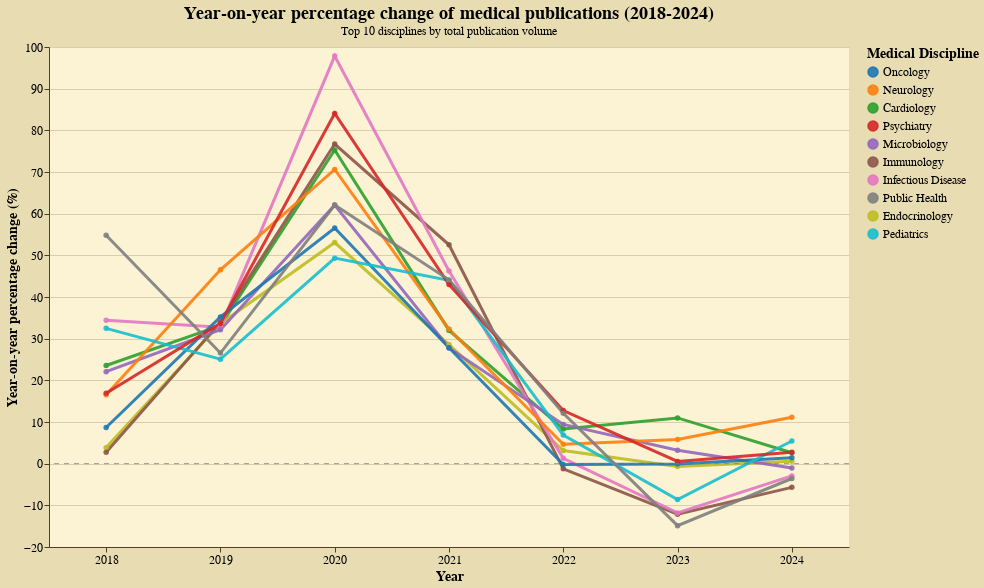

Write a Vega-Lite specification for this figure.
### Vega-Lite specification from a JSON file in a GitHub repository (floating-point values rounded to 4 significant figures)
{"config": {"background": "#e8ddb2", "view": {"stroke": "transparent", "width": 350, "height": 250, "fill": "#fbf3d3", "strokeWidth": 0}, "axis": {"domainColor": "#5a3921", "gridColor": "#5a3921", "gridOpacity": 0.2, "tickColor": "#5a3921", "labelColor": "black", "titleColor": "black", "titleFont": "EB Garamond", "labelFontSize": 12, "titleFontSize": 14}, "legend": {"labelColor": "black", "titleColor": "black", "labelFont": "EB Garamond", "titleFont": "EB Garamond", "labelFontSize": 12, "orient": "right", "titleFontSize": 14}, "title": {"color": "black", "font": "EB Garamond", "fontSize": 18}, "mark": {"color": "#6b4a32", "opacity": 0.8}, "bar": {"color": "#6b4a32", "opacity": 0.8}, "line": {"color": "#6b4a32", "opacity": 0.8}, "area": {"color": "#6b4a32", "opacity": 0.8}, "point": {"color": "#6b4a32", "opacity": 0.8}}, "layer": [{"data": {"name": "data-bc0de5876118f0f4825c4b576af51a96"}, "mark": {"type": "line", "opacity": 0.8, "point": true, "strokeWidth": 3}, "encoding": {"color": {"field": "medgemma_extraction", "scale": {"domain": ["Oncology", "Neurology", "Cardiology", "Psychiatry", "Microbiology", "Immunology", "Infectious Disease", "Public Health", "Endocrinology", "Pediatrics"], "range": ["#1f77b4", "#ff7f0e", "#2ca02c", "#d62728", "#9467bd", "#8c564b", "#e377c2", "#7f7f7f", "#bcbd22", "#17becf"]}, "title": "Medical Discipline", "type": "nominal"}, "opacity": {"condition": {"param": "param_12", "value": 0.9}, "value": 0.15}, "order": {"field": "if(param_12.medgemma_extraction && indexof(param_12.medgemma_extraction, datum.medgemma_extraction) !== -1, 0, 1)", "type": "nominal"}, "tooltip": [{"field": "medgemma_extraction", "title": "Medical Discipline", "type": "nominal"}, {"field": "Anno", "title": "Year", "type": "ordinal"}, {"field": "articoli", "format": ",", "title": "Articles", "type": "quantitative"}, {"field": "anno_precedente", "format": ",", "title": "Previous Year", "type": "quantitative"}, {"field": "incremento", "format": ".1f", "title": "Change (%)", "type": "quantitative"}, {"field": "Totale_Articoli", "format": ",", "title": "Total Articles", "type": "quantitative"}], "x": {"axis": {"labelAngle": 0, "labelFontSize": 12}, "field": "Anno", "title": "Year", "type": "ordinal"}, "y": {"field": "incremento", "title": "Year-on-year percentage change (%)", "type": "quantitative"}}, "name": "view_5", "title": {"text": "Year-on-year percentage change of medical publications (2018-2024)", "subtitle": "Top 10 disciplines by total publication volume"}}, {"data": {"name": "data-a0a55d106695e8d630baff0f16eee66d"}, "mark": {"type": "rule", "color": "gray", "strokeDash": [5, 5]}, "encoding": {"y": {"field": "y", "type": "quantitative"}}}], "height": 500, "params": [{"name": "param_12", "select": {"type": "point", "fields": ["medgemma_extraction"]}, "bind": "legend", "views": ["view_5"]}], "width": 800, "$schema": "https://vega.github.io/schema/vega-lite/v5.20.1.json", "datasets": {"data-bc0de5876118f0f4825c4b576af51a96": [{"medgemma_extraction": "Cardiology", "Anno": 2018, "articoli": 3693, "Totale_Articoli": 71622, "anno_precedente": 2989.0, "incremento": 23.55, "incremento_abs": 23.55, "ranking": 4.0}, {"medgemma_extraction": "Cardiology", "Anno": 2019, "articoli": 4917, "Totale_Articoli": 71622, "anno_precedente": 3693.0, "incremento": 33.14, "incremento_abs": 33.14, "ranking": 6.0}, {"medgemma_extraction": "Cardiology", "Anno": 2020, "articoli": 8619, "Totale_Articoli": 71622, "anno_precedente": 4917.0, "incremento": 75.29, "incremento_abs": 75.29, "ranking": 4.0}, {"medgemma_extraction": "Cardiology", "Anno": 2021, "articoli": 11376, "Totale_Articoli": 71622, "anno_precedente": 8619.0, "incremento": 31.99, "incremento_abs": 31.99, "ranking": 7.0}, {"medgemma_extraction": "Cardiology", "Anno": 2022, "articoli": 12321, "Totale_Articoli": 71622, "anno_precedente": 11380.0, "incremento": 8.307, "incremento_abs": 8.307, "ranking": 4.0}, {"medgemma_extraction": "Cardiology", "Anno": 2023, "articoli": 13674, "Totale_Articoli": 71622, "anno_precedente": 12320.0, "incremento": 10.98, "incremento_abs": 10.98, "ranking": 1.0}, {"medgemma_extraction": "Cardiology", "Anno": 2024, "articoli": 14033, "Totale_Articoli": 71622, "anno_precedente": 13670.0, "incremento": 2.625, "incremento_abs": 2.625, "ranking": 4.0}, {"medgemma_extraction": "Endocrinology", "Anno": 2018, "articoli": 1753, "Totale_Articoli": 28204, "anno_precedente": 1688.0, "incremento": 3.851, "incremento_abs": 3.851, "ranking": 9.0}, {"medgemma_extraction": "Endocrinology", "Anno": 2019, "articoli": 2342, "Totale_Articoli": 28204, "anno_precedente": 1753.0, "incremento": 33.6, "incremento_abs": 33.6, "ranking": 5.0}, {"medgemma_extraction": "Endocrinology", "Anno": 2020, "articoli": 3585, "Totale_Articoli": 28204, "anno_precedente": 2342.0, "incremento": 53.07, "incremento_abs": 53.07, "ranking": 9.0}, {"medgemma_extraction": "Endocrinology", "Anno": 2021, "articoli": 4610, "Totale_Articoli": 28204, "anno_precedente": 3585.0, "incremento": 28.59, "incremento_abs": 28.59, "ranking": 8.0}, {"medgemma_extraction": "Endocrinology", "Anno": 2022, "articoli": 4755, "Totale_Articoli": 28204, "anno_precedente": 4610.0, "incremento": 3.145, "incremento_abs": 3.145, "ranking": 7.0}, {"medgemma_extraction": "Endocrinology", "Anno": 2023, "articoli": 4722, "Totale_Articoli": 28204, "anno_precedente": 4755.0, "incremento": -0.694, "incremento_abs": 0.694, "ranking": 6.0}, {"medgemma_extraction": "Endocrinology", "Anno": 2024, "articoli": 4749, "Totale_Articoli": 28204, "anno_precedente": 4722.0, "incremento": 0.5718, "incremento_abs": 0.5718, "ranking": 6.0}, {"medgemma_extraction": "Immunology", "Anno": 2018, "articoli": 1802, "Totale_Articoli": 34140, "anno_precedente": 1754.0, "incremento": 2.737, "incremento_abs": 2.737, "ranking": 10.0}, {"medgemma_extraction": "Immunology", "Anno": 2019, "articoli": 2414, "Totale_Articoli": 34140, "anno_precedente": 1802.0, "incremento": 33.96, "incremento_abs": 33.96, "ranking": 3.0}, {"medgemma_extraction": "Immunology", "Anno": 2020, "articoli": 4266, "Totale_Articoli": 34140, "anno_precedente": 2414.0, "incremento": 76.72, "incremento_abs": 76.72, "ranking": 3.0}, {"medgemma_extraction": "Immunology", "Anno": 2021, "articoli": 6507, "Totale_Articoli": 34140, "anno_precedente": 4266.0, "incremento": 52.53, "incremento_abs": 52.53, "ranking": 1.0}, {"medgemma_extraction": "Immunology", "Anno": 2022, "articoli": 6426, "Totale_Articoli": 34140, "anno_precedente": 6507.0, "incremento": -1.245, "incremento_abs": 1.245, "ranking": 10.0}, {"medgemma_extraction": "Immunology", "Anno": 2023, "articoli": 5646, "Totale_Articoli": 34140, "anno_precedente": 6426.0, "incremento": -12.14, "incremento_abs": 12.14, "ranking": 9.0}, {"medgemma_extraction": "Immunology", "Anno": 2024, "articoli": 5325, "Totale_Articoli": 34140, "anno_precedente": 5646.0, "incremento": -5.685, "incremento_abs": 5.685, "ranking": 10.0}, {"medgemma_extraction": "Infectious Disease", "Anno": 2018, "articoli": 1691, "Totale_Articoli": 34136, "anno_precedente": 1258.0, "incremento": 34.42, "incremento_abs": 34.42, "ranking": 2.0}, {"medgemma_extraction": "Infectious Disease", "Anno": 2019, "articoli": 2245, "Totale_Articoli": 34136, "anno_precedente": 1691.0, "incremento": 32.76, "incremento_abs": 32.76, "ranking": 7.0}, {"medgemma_extraction": "Infectious Disease", "Anno": 2020, "articoli": 4441, "Totale_Articoli": 34136, "anno_precedente": 2245.0, "incremento": 97.82, "incremento_abs": 97.82, "ranking": 1.0}, {"medgemma_extraction": "Infectious Disease", "Anno": 2021, "articoli": 6494, "Totale_Articoli": 34136, "anno_precedente": 4441.0, "incremento": 46.23, "incremento_abs": 46.23, "ranking": 2.0}, {"medgemma_extraction": "Infectious Disease", "Anno": 2022, "articoli": 6577, "Totale_Articoli": 34136, "anno_precedente": 6494.0, "incremento": 1.278, "incremento_abs": 1.278, "ranking": 8.0}, {"medgemma_extraction": "Infectious Disease", "Anno": 2023, "articoli": 5800, "Totale_Articoli": 34136, "anno_precedente": 6577.0, "incremento": -11.81, "incremento_abs": 11.81, "ranking": 8.0}, {"medgemma_extraction": "Infectious Disease", "Anno": 2024, "articoli": 5630, "Totale_Articoli": 34136, "anno_precedente": 5800.0, "incremento": -2.931, "incremento_abs": 2.931, "ranking": 8.0}, {"medgemma_extraction": "Microbiology", "Anno": 2018, "articoli": 2544, "Totale_Articoli": 43666, "anno_precedente": 2084.0, "incremento": 22.07, "incremento_abs": 22.07, "ranking": 5.0}, {"medgemma_extraction": "Microbiology", "Anno": 2019, "articoli": 3362, "Totale_Articoli": 43666, "anno_precedente": 2544.0, "incremento": 32.15, "incremento_abs": 32.15, "ranking": 8.0}, {"medgemma_extraction": "Microbiology", "Anno": 2020, "articoli": 5449, "Totale_Articoli": 43666, "anno_precedente": 3362.0, "incremento": 62.08, "incremento_abs": 62.08, "ranking": 6.0}, {"medgemma_extraction": "Microbiology", "Anno": 2021, "articoli": 6963, "Totale_Articoli": 43666, "anno_precedente": 5449.0, "incremento": 27.78, "incremento_abs": 27.78, "ranking": 10.0}, {"medgemma_extraction": "Microbiology", "Anno": 2022, "articoli": 7618, "Totale_Articoli": 43666, "anno_precedente": 6963.0, "incremento": 9.407, "incremento_abs": 9.407, "ranking": 3.0}, {"medgemma_extraction": "Microbiology", "Anno": 2023, "articoli": 7864, "Totale_Articoli": 43666, "anno_precedente": 7618.0, "incremento": 3.229, "incremento_abs": 3.229, "ranking": 3.0}, {"medgemma_extraction": "Microbiology", "Anno": 2024, "articoli": 7782, "Totale_Articoli": 43666, "anno_precedente": 7864.0, "incremento": -1.043, "incremento_abs": 1.043, "ranking": 7.0}, {"medgemma_extraction": "Neurology", "Anno": 2018, "articoli": 3698, "Totale_Articoli": 75181, "anno_precedente": 3173.0, "incremento": 16.55, "incremento_abs": 16.55, "ranking": 7.0}, {"medgemma_extraction": "Neurology", "Anno": 2019, "articoli": 5419, "Totale_Articoli": 75181, "anno_precedente": 3698.0, "incremento": 46.54, "incremento_abs": 46.54, "ranking": 1.0}, {"medgemma_extraction": "Neurology", "Anno": 2020, "articoli": 9245, "Totale_Articoli": 75181, "anno_precedente": 5419.0, "incremento": 70.6, "incremento_abs": 70.6, "ranking": 5.0}, {"medgemma_extraction": "Neurology", "Anno": 2021, "articoli": 12232, "Totale_Articoli": 75181, "anno_precedente": 9245.0, "incremento": 32.31, "incremento_abs": 32.31, "ranking": 6.0}, {"medgemma_extraction": "Neurology", "Anno": 2022, "articoli": 12804, "Totale_Articoli": 75181, "anno_precedente": 12230.0, "incremento": 4.676, "incremento_abs": 4.676, "ranking": 6.0}, {"medgemma_extraction": "Neurology", "Anno": 2023, "articoli": 13550, "Totale_Articoli": 75181, "anno_precedente": 12800.0, "incremento": 5.826, "incremento_abs": 5.826, "ranking": 2.0}, {"medgemma_extraction": "Neurology", "Anno": 2024, "articoli": 15060, "Totale_Articoli": 75181, "anno_precedente": 13550.0, "incremento": 11.14, "incremento_abs": 11.14, "ranking": 1.0}, {"medgemma_extraction": "Oncology", "Anno": 2018, "articoli": 6687, "Totale_Articoli": 108541, "anno_precedente": 6153.0, "incremento": 8.679, "incremento_abs": 8.679, "ranking": 8.0}, {"medgemma_extraction": "Oncology", "Anno": 2019, "articoli": 9043, "Totale_Articoli": 108541, "anno_precedente": 6687.0, "incremento": 35.23, "incremento_abs": 35.23, "ranking": 2.0}, {"medgemma_extraction": "Oncology", "Anno": 2020, "articoli": 14158, "Totale_Articoli": 108541, "anno_precedente": 9043.0, "incremento": 56.56, "incremento_abs": 56.56, "ranking": 8.0}, {"medgemma_extraction": "Oncology", "Anno": 2021, "articoli": 18098, "Totale_Articoli": 108541, "anno_precedente": 14160.0, "incremento": 27.83, "incremento_abs": 27.83, "ranking": 9.0}, {"medgemma_extraction": "Oncology", "Anno": 2022, "articoli": 18061, "Totale_Articoli": 108541, "anno_precedente": 18100.0, "incremento": -0.2044, "incremento_abs": 0.2044, "ranking": 9.0}, {"medgemma_extraction": "Oncology", "Anno": 2023, "articoli": 18042, "Totale_Articoli": 108541, "anno_precedente": 18060.0, "incremento": -0.1052, "incremento_abs": 0.1052, "ranking": 5.0}, {"medgemma_extraction": "Oncology", "Anno": 2024, "articoli": 18299, "Totale_Articoli": 108541, "anno_precedente": 18040.0, "incremento": 1.424, "incremento_abs": 1.424, "ranking": 5.0}, {"medgemma_extraction": "Pediatrics", "Anno": 2018, "articoli": 1603, "Totale_Articoli": 25379, "anno_precedente": 1210.0, "incremento": 32.48, "incremento_abs": 32.48, "ranking": 3.0}, {"medgemma_extraction": "Pediatrics", "Anno": 2019, "articoli": 2005, "Totale_Articoli": 25379, "anno_precedente": 1603.0, "incremento": 25.08, "incremento_abs": 25.08, "ranking": 10.0}, {"medgemma_extraction": "Pediatrics", "Anno": 2020, "articoli": 2994, "Totale_Articoli": 25379, "anno_precedente": 2005.0, "incremento": 49.33, "incremento_abs": 49.33, "ranking": 10.0}, {"medgemma_extraction": "Pediatrics", "Anno": 2021, "articoli": 4311, "Totale_Articoli": 25379, "anno_precedente": 2994.0, "incremento": 43.99, "incremento_abs": 43.99, "ranking": 4.0}, {"medgemma_extraction": "Pediatrics", "Anno": 2022, "articoli": 4607, "Totale_Articoli": 25379, "anno_precedente": 4311.0, "incremento": 6.866, "incremento_abs": 6.866, "ranking": 5.0}, {"medgemma_extraction": "Pediatrics", "Anno": 2023, "articoli": 4210, "Totale_Articoli": 25379, "anno_precedente": 4607.0, "incremento": -8.617, "incremento_abs": 8.617, "ranking": 7.0}, {"medgemma_extraction": "Pediatrics", "Anno": 2024, "articoli": 4439, "Totale_Articoli": 25379, "anno_precedente": 4210.0, "incremento": 5.439, "incremento_abs": 5.439, "ranking": 2.0}, {"medgemma_extraction": "Psychiatry", "Anno": 2018, "articoli": 2222, "Totale_Articoli": 47149, "anno_precedente": 1901.0, "incremento": 16.89, "incremento_abs": 16.89, "ranking": 6.0}, {"medgemma_extraction": "Psychiatry", "Anno": 2019, "articoli": 2970, "Totale_Articoli": 47149, "anno_precedente": 2222.0, "incremento": 33.66, "incremento_abs": 33.66, "ranking": 4.0}, {"medgemma_extraction": "Psychiatry", "Anno": 2020, "articoli": 5466, "Totale_Articoli": 47149, "anno_precedente": 2970.0, "incremento": 84.04, "incremento_abs": 84.04, "ranking": 2.0}, {"medgemma_extraction": "Psychiatry", "Anno": 2021, "articoli": 7816, "Totale_Articoli": 47149, "anno_precedente": 5466.0, "incremento": 42.99, "incremento_abs": 42.99, "ranking": 5.0}, {"medgemma_extraction": "Psychiatry", "Anno": 2022, "articoli": 8813, "Totale_Articoli": 47149, "anno_precedente": 7816.0, "incremento": 12.76, "incremento_abs": 12.76, "ranking": 1.0}, {"medgemma_extraction": "Psychiatry", "Anno": 2023, "articoli": 8859, "Totale_Articoli": 47149, "anno_precedente": 8813.0, "incremento": 0.522, "incremento_abs": 0.522, "ranking": 4.0}, {"medgemma_extraction": "Psychiatry", "Anno": 2024, "articoli": 9102, "Totale_Articoli": 47149, "anno_precedente": 8859.0, "incremento": 2.743, "incremento_abs": 2.743, "ranking": 3.0}, {"medgemma_extraction": "Public Health", "Anno": 2018, "articoli": 1793, "Totale_Articoli": 30065, "anno_precedente": 1158.0, "incremento": 54.84, "incremento_abs": 54.84, "ranking": 1.0}, {"medgemma_extraction": "Public Health", "Anno": 2019, "articoli": 2269, "Totale_Articoli": 30065, "anno_precedente": 1793.0, "incremento": 26.55, "incremento_abs": 26.55, "ranking": 9.0}, {"medgemma_extraction": "Public Health", "Anno": 2020, "articoli": 3677, "Totale_Articoli": 30065, "anno_precedente": 2269.0, "incremento": 62.05, "incremento_abs": 62.05, "ranking": 7.0}, {"medgemma_extraction": "Public Health", "Anno": 2021, "articoli": 5299, "Totale_Articoli": 30065, "anno_precedente": 3677.0, "incremento": 44.11, "incremento_abs": 44.11, "ranking": 3.0}, {"medgemma_extraction": "Public Health", "Anno": 2022, "articoli": 5939, "Totale_Articoli": 30065, "anno_precedente": 5299.0, "incremento": 12.08, "incremento_abs": 12.08, "ranking": 2.0}, {"medgemma_extraction": "Public Health", "Anno": 2023, "articoli": 5055, "Totale_Articoli": 30065, "anno_precedente": 5939.0, "incremento": -14.88, "incremento_abs": 14.88, "ranking": 10.0}, {"medgemma_extraction": "Public Health", "Anno": 2024, "articoli": 4875, "Totale_Articoli": 30065, "anno_precedente": 5055.0, "incremento": -3.561, "incremento_abs": 3.561, "ranking": 9.0}], "data-a0a55d106695e8d630baff0f16eee66d": [{"y": 0}]}}
